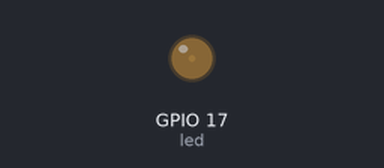
Recording of a program running on a simulated Raspberry Pi (BCM pin numbers). On the bench: output pins drawn as LEDs (lit = HIGH).

Above: at 0.05 s.
At 0.55 s:
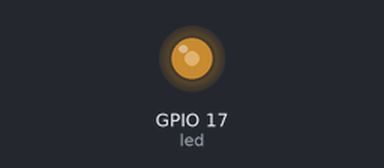
At 0.9 s:
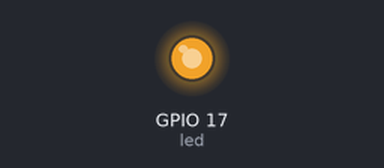
At 1.75 s:
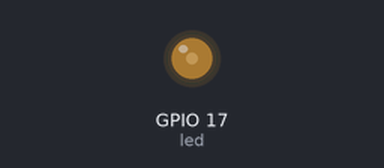
Timing chart, 0 to 4.6 s (numbered marks = the images above):
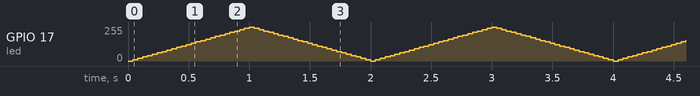

The program:

pwm_pulse.py
```python
from gpiozero import PWMLED
from signal import pause

# 핀 번호 설정
LED_PIN = 17

# PWMLED 객체 생성
led = PWMLED(LED_PIN)

# LED를 pulse 모드로 동작
led.pulse()

# 프로그램이 종료되지 않도록 대기
pause()
```
